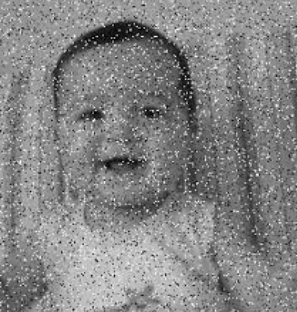
#> input picture images/tuzbiber.png, 297 x 312 px
$ python 8tuzbiber-kontraharmonik.py
#> lines starting #> are read from the running program, lines starting #| are printed output that depends on the picture
#> further down, img is the input picture: shape (312, 297); min 1, max 253, mean 132.7
import cv2
import numpy as np

def contra_harmonic_mean(img, size, Q):
#> called with size = 3, Q = 1
    num = np.power(img, Q + 1)
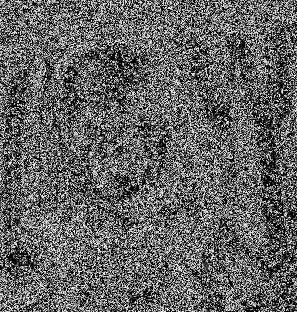
#> num: shape (312, 297); min 0, max 249, mean 100.4
    denom = np.power(img, Q)
    kernel = np.ones((size, size))
    result = cv2.filter2D(num, -1, kernel) / cv2.filter2D(denom, -1, kernel)
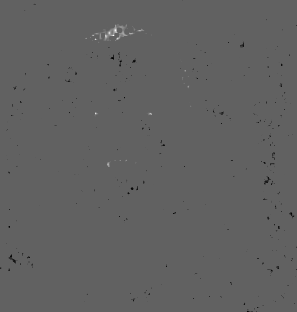
#> result: shape (312, 297) float64; min 0.098, max 2.45, mean 0.998; drawn with min black and max white
    result[denom == 0] = 0
    return result

img = cv2.imread('images/tuzbiber.png', cv2.IMREAD_GRAYSCALE)

# Kontra harmonik ortalama filtresi uygula
Q = 1 # Q > 0 tuz gürültüsünü, Q < 0 biber gürültüsünü azaltır
filtered = contra_harmonic_mean(img, 3, Q)

# Filtrelenmiş görüntüyü göster
cv2.imshow('Original Image', img)
cv2.imshow('Filtered Image', filtered)
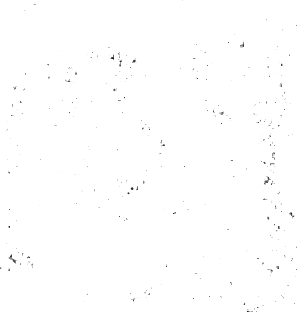
#> window 'Filtered Image': shape (312, 297); min 25, max 255, mean 254.3
cv2.waitKey(0)
cv2.destroyAllWindows()

$ run again, with images/icardi.png copied over images/tuzbiber.png
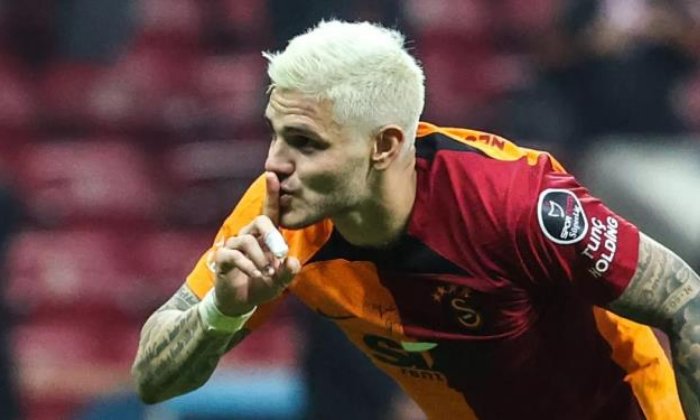
#> input picture images/icardi.png, 700 x 420 px
#> in contra_harmonic_mean, `result[denom == 0] = 0`:
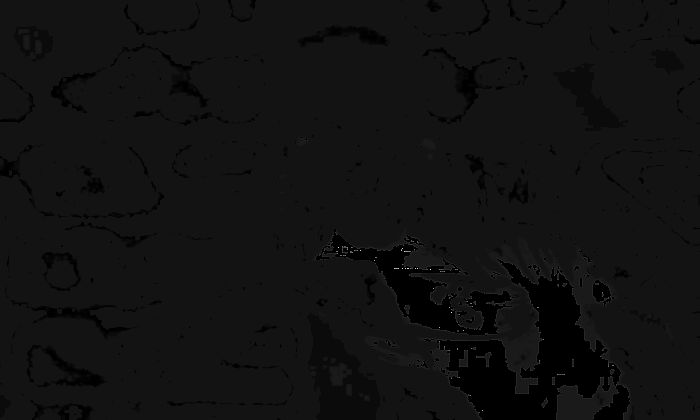
#> result: shape (420, 700) float64; min 0, max 13, mean 0.915; drawn with min black and max white
#> `cv2.imshow('Filtered Image', filtered)`:
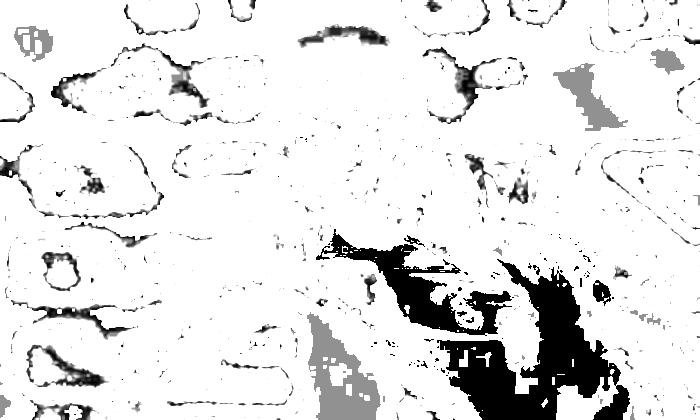
#> window 'Filtered Image': shape (420, 700); min 0, max 255, mean 227.8
